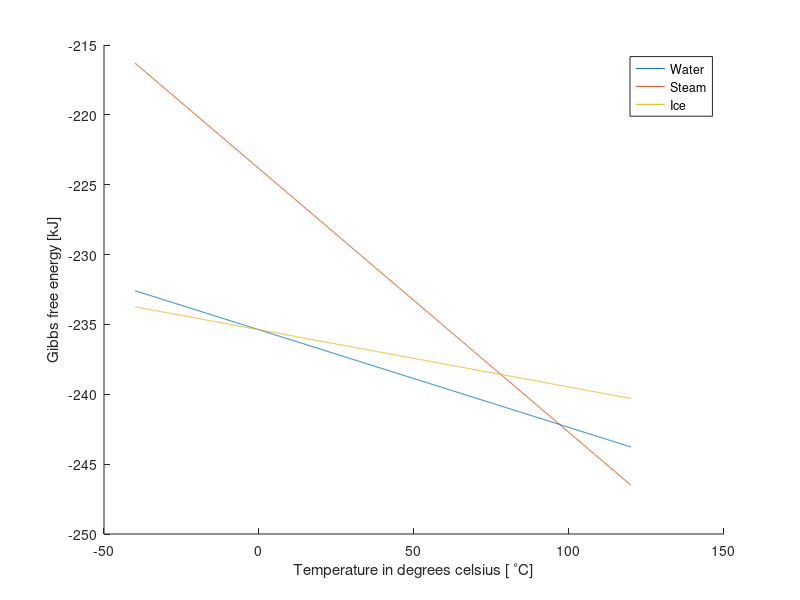

Source code (MATLAB): (Note: this script raises an error after producing the figure.)
%% Problem 4
clear all

dT = 0.1;
T0 = -40;        % start temperature   
T = T0:dT:120;  % temperature in celsius
Sice = 41*10^(-3);     % entropy of ice water at 25 degrees celsius [kJ/K]
Sliq = 69.91*10^(-3);  % entropy of liquid water at 25 degrees celsius [kJ/K]
Sgas = 188.83*10^(-3); % entropy of gas water at 25 degrees celsius [kJ/K]

N = length(T);

Gice(1) = -235.38 - Sice*(T0 - 0); % Educated guess value at 0 degrees celcius
Gliq(1) = -237.13 - Sliq*(T0 - 25); % Start value at 0 degrees celcius
Ggas(1) = -228.57 - Sgas*(T0 - 25); % Start value at 0 degrees celcius

for i=1:N
    if (i<N)
        Gice(i+1) = Gice(i) - Sice*dT;
        Gliq(i+1) = Gliq(i) - Sliq*dT;
        Ggas(i+1) = Ggas(i) - Sgas*dT;
    end
end

hold on
plot(T,Gliq)
plot(T,Ggas)
plot(T,Gice)
legend('Water', 'Steam', 'Ice')
xlabel('Temperature in degrees celsius [ ^{\circ}C]')
ylabel('Gibbs free energy [kJ]')

%% Problem 8
clear all

N_A = 1;            % Number of ocillators on first Einstein solid
q_A = 0:1:20;       % Units of energy on first Einstein solid
N2 = 100;          % Number of ocillators on second Einstein solid
q_TOT = 500;           % Total number of energy units

L = length(q_A);

% Calculate multiplicity
for i=1:L
   % Multiplicity of the first Einstein solid
   Omega_A(i) = factorial(q_A(i)+N_A-1)./( factorial(q_A(i)).*factorial(N_A-1) );
   % Multiplicity of the second Einstein solid with Stirling's approximation
   q_B(i) = q_TOT-q_A(i);
   Omega_B(i) = (q_B(i)+N2-1)^(q_B(i)+N2-1)*exp(-(q_B(i)+N2-1)) ./ ( (q_B(i))^(q_B(i))*exp(-(q_B(i))) .* (N2-1)^(N2-1)*exp(-(N2-1)) );
   M_TOT(i) = Omega_A(i)*Omega_B(i); % Total multiplicity
end

%% table
Energy_Units_in_A = transpose(q_A);
Omega_A = transpose(multi_A);
Energy_Units_in_B = transpose(q_B);
Omega_B = transpose(multi_B);
Omega_TOT = transpose(Omega_AB);

table(Energy_Units_in_A, Omega_A, Energy_Units_in_B, Omega_B, Omega_TOT)

%% Plot

plot(Energy_Units_in_A, Omega_TOT)
xlabel('Energy Units in A')
ylabel('Total multiplicity')

%% Plot 2

plot(Energy_Units_in_A, log(Omega_TOT))
xlabel('Energy Units in A')
ylabel('Logarithm of the total multiplicity')